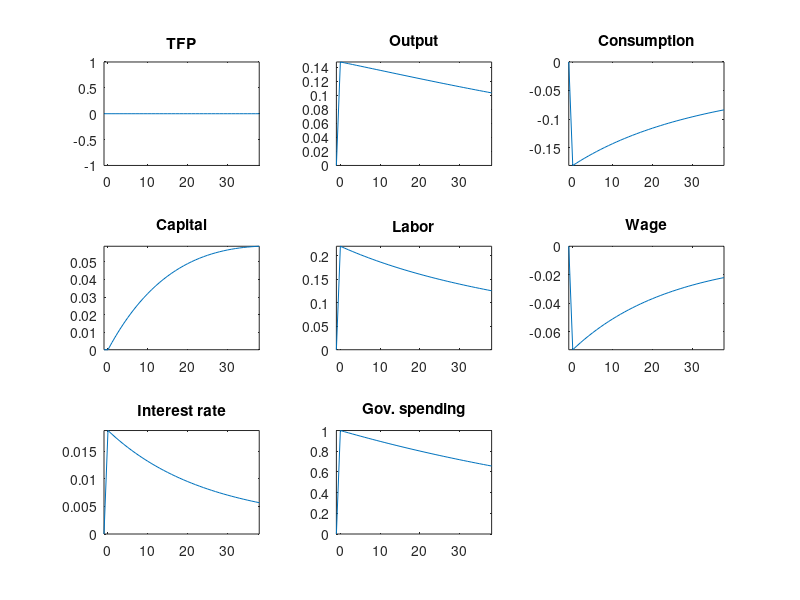

Reproduce this figure in MATLAB.
% Copyright (C) 2014-2018 Benjamin Born and Johannes Pfeifer
% 
%  This is free software: you can redistribute it and/or modify
%  it under the terms of the GNU General Public License as published by
%  the Free Software Foundation, either version 3 of the License, or
%  (at your option) any later version.
% 
%  It is distributed in the hope that it will be useful,
%  but WITHOUT ANY WARRANTY; without even the implied warranty of
%  MERCHANTABILITY or FITNESS FOR A PARTICULAR PURPOSE.  See the
%  GNU General Public License for more details.
% 
%  For a copy of the GNU General Public License,
%  see <http://www.gnu.org/licenses/>.

%% RBC Model, Chapter 1
clear
%% define parameters and do model calibration

rhoz = 0.97;
rhog = 0.989;
siggma = 1;
alppha = 0.33;
i_y = 0.25;
k_y = 10.4;
g_x = 0.0055;
n = 0.0027;
gshare = 0.2038;
gamma_x = (1+n)*(1+g_x);
deltta = i_y/k_y-g_x-n-n*g_x;
betta = gamma_x/(alppha/k_y+(1-deltta));

%% compute steady state
l_ss = 0.33;
k_ss = ((1/betta*gamma_x-(1-deltta))/alppha)^(1/(alppha-1))*l_ss; 
i_ss = (g_x+n+deltta+n*g_x)*k_ss;
y_ss = k_ss^alppha*l_ss^(1-alppha);
g_ss = gshare*y_ss;
c_ss = y_ss - g_ss - i_ss;
pssi = (1-alppha)*(k_ss/l_ss)^alppha*(1-l_ss)/c_ss^siggma;

%% define coefficients and auxiliary variables
gamma_l=(l_ss/(1-l_ss)+alppha)^-1;

alpha1=1/gamma_x*(alppha*y_ss/k_ss*(1+(1-alppha)*gamma_l)+(1-deltta));
alpha2=-(c_ss/(gamma_x*k_ss)+y_ss/(gamma_x*k_ss)*(1-alppha)*gamma_l*siggma);
alpha3=y_ss/(gamma_x*k_ss)*(1+(1-alppha)*gamma_l);
alpha4=-g_ss/(gamma_x*k_ss);

alpha5=-betta/(gamma_x*siggma)*alppha*(k_ss/l_ss)^(alppha-1)*(alppha-1)*(1-alppha*gamma_l);
alpha6=1-betta/gamma_x*alppha*(k_ss/l_ss)^(alppha-1)*(alppha-1)*gamma_l;
alpha7=-betta/(gamma_x*siggma)*alppha*(k_ss/l_ss)^(alppha-1)*(1-(alppha-1)*gamma_l);

%% matrices of the linear RE model: A*E_t(x_{t+1})=B*x_t
% x = [k_t z_t g_t c_t]
A = [ 1 0 0 0;
    alpha5 alpha7 0 alpha6;
    0 0 1 0;
    0 1 0 0];
B = [alpha1 alpha3 alpha4 alpha2;
    0 0 0 1;
    0 0 rhog 0;
    0 rhoz 0 0];

% multiplying with inv(A)
W = A\B;

% partition matrices: need w11 and w12 for M
n_x = 3;
n_x1 = 1; % number of endogenous states
n_x2 = 2; % number of exogenous states
n_u = 1;

w11 = W(1:n_x,1:n_x);
w12 = W(1:n_x,n_x+1:end);

% Eigenvalue decomposition: W = D*Lambda*D^-1
[evec,eval] = eig(W);
% sort eigenvalues in increasing order
[mu, ind] = sort(abs(diag(eval)));

dinv = inv(evec(:,ind)); % take inverse of matrix D (reordered)
q21 = dinv(n_x+1:end,1:n_x);
q22 = dinv(n_x+1:end,n_x+1:end);

M = w11-w12*q21/q22;
PI = -q22\q21;

%% impulse response

T_irf = 40;
x_mat = zeros(n_x,T_irf);
c_irf = zeros(n_u,T_irf);

eta_mat=[zeros(n_x1,n_x2);eye(n_x2,n_x2)];
eps_vec=[0;1]; %eps_vec=[eps_z_t; eps_g_t]

x_mat(:,2)=M*x_mat(:,1)+eta_mat*eps_vec;
c_irf(1,2)=PI*x_mat(:,2);

for ii=3:T_irf
    x_mat(:,ii)=M*x_mat(:,ii-1);
    c_irf(:,ii)=PI*x_mat(:,ii);
end

k_irf = x_mat(1,:);
tfp_irf = x_mat(2,:);
g_irf = x_mat(3,:);
l_irf = gamma_l*(tfp_irf+alppha*k_irf-siggma*c_irf(1,:));
y_irf = tfp_irf + alppha*k_irf + (1-alppha)*l_irf;
w_irf = tfp_irf + alppha*k_irf-alppha*l_irf;

r_ss = 4*alppha*y_ss/k_ss;
r_irf = r_ss*(y_irf-k_irf);

figure

subplot(3,3,1)
plot(-1:T_irf-2,tfp_irf)
title('TFP')
axis tight

subplot(3,3,2)
plot(-1:T_irf-2,y_irf)
title('Output')
axis tight

subplot(3,3,3)
plot(-1:T_irf-2,c_irf)
title('Consumption')
axis tight

subplot(3,3,4)
plot(-1:T_irf-2,k_irf)
title('Capital')
axis tight

subplot(3,3,5)
plot(-1:T_irf-2,l_irf)
title('Labor')
axis tight

subplot(3,3,6)
plot(-1:T_irf-2,w_irf)
title('Wage')
axis tight

subplot(3,3,7)
plot(-1:T_irf-2,r_irf)
title('Interest rate')
axis tight

subplot(3,3,8)
plot(-1:T_irf-2,g_irf)
title('Gov. spending')
axis tight